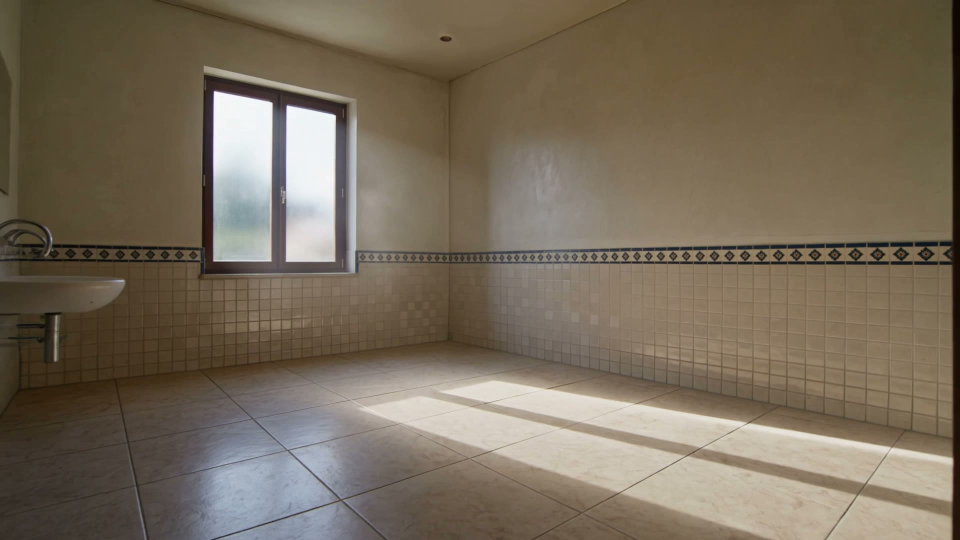
#> input picture images/bath.jpg, 1920 x 1080 px, given in place of sw_2_1.1_-4.jpg, which was not available (shown at 1/2 size)
$ python sheet.py 5
#> lines starting #> are read from the running program, lines starting #| are printed output that depends on the picture; pictures that were not available may be replaced by others from this repository, and a replacement may not be noted
import json, cv2, numpy as np, sys
names = json.load(open('tools/sweep.json'))
#> (reads tools/sweep.json from the repository)
cols = int(sys.argv[1]) if len(sys.argv) > 1 else 3
tiles = []
for f, lab in names:
    im = cv2.imread(f); im = cv2.resize(im, (720, 405))
#> further down, im is the input picture: shape (1080, 1920, 3); mean B, G, R 90.5, 107.7, 119.7
#> after `im = cv2.resize(im, (720, 405))`:
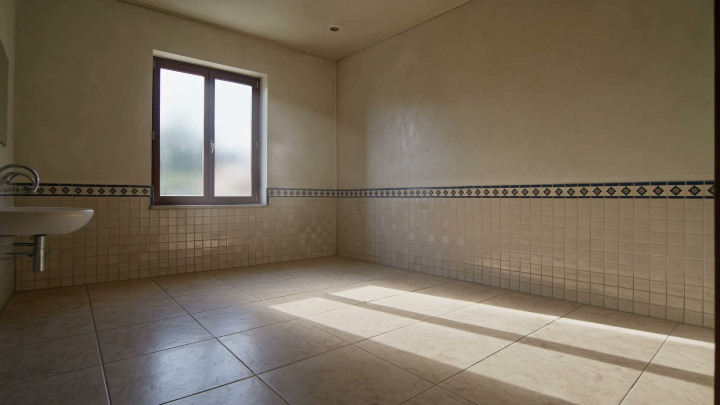
#> im: shape (405, 720, 3); mean B, G, R 90.5, 107.7, 119.6
    cv2.rectangle(im, (0, 0), (200, 24), (0, 0, 0), -1)
    cv2.putText(im, lab, (6, 17), cv2.FONT_HERSHEY_SIMPLEX, 0.55, (0, 255, 255), 1)
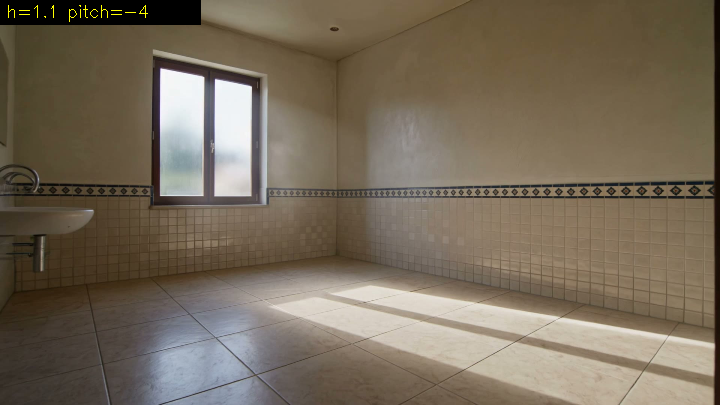
#> im: shape (405, 720, 3); mean B, G, R 89.6, 106.6, 118.4
    tiles.append(im)
#> pass 2 of the loop `for f, lab in names:`:
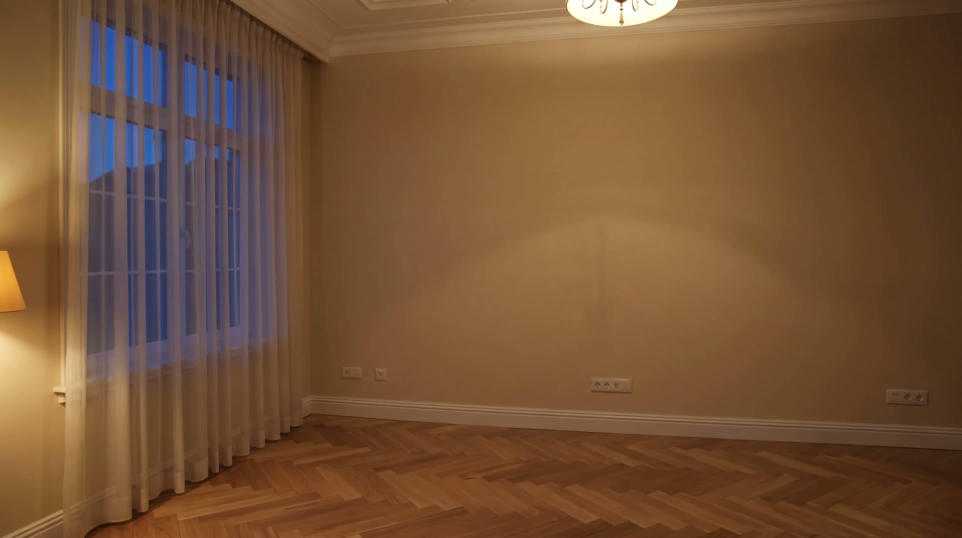
#> input picture images/bedroom-night.jpg, 1924 x 1076 px, given in place of sw_2_1.1_0.jpg, which was not available (shown at 1/2 size)
#> im is the input picture: shape (1076, 1924, 3); mean B, G, R 54.9, 83, 116.3
#> `im = cv2.resize(im, (720, 405))`:
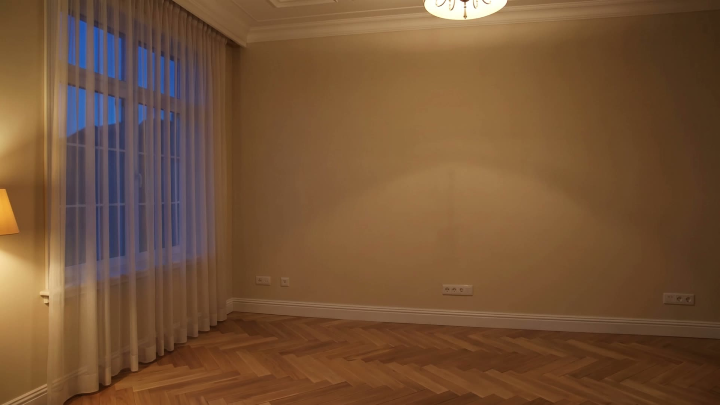
#> im: shape (405, 720, 3); mean B, G, R 54.8, 82.9, 116.3
#> `cv2.putText(im, lab, (6, 17), cv2.FONT_HERSHEY_SIMPLEX, 0.55, (0, 255,..`:
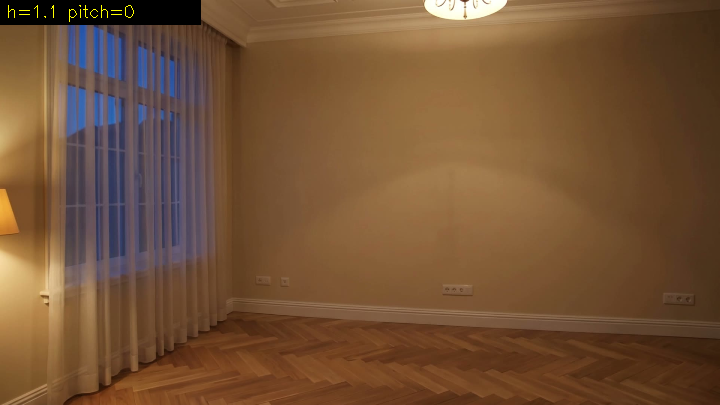
#> im: shape (405, 720, 3); mean B, G, R 54, 82, 114.8
#> (the run stopped early here; a loop or call above may not have finished)
